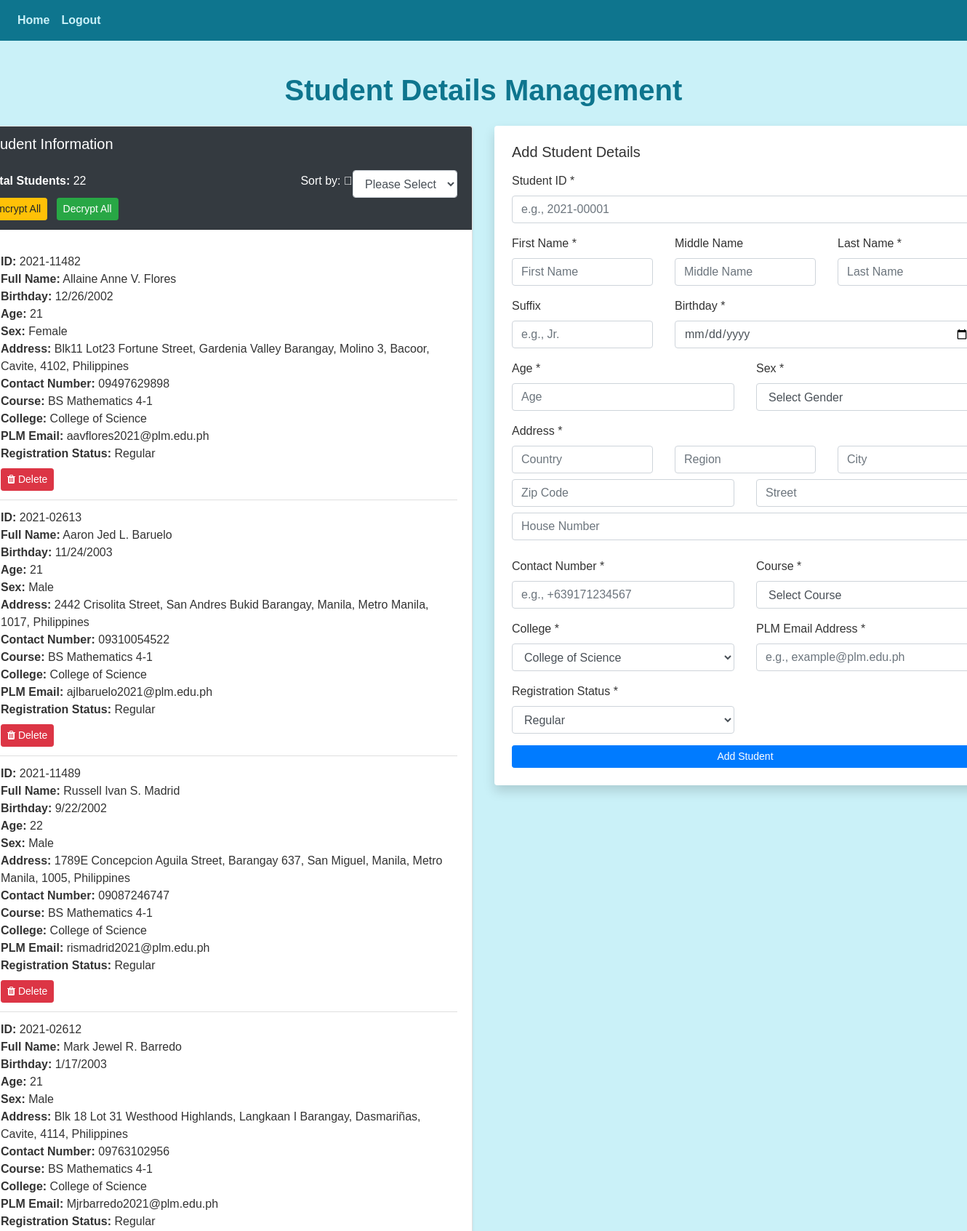
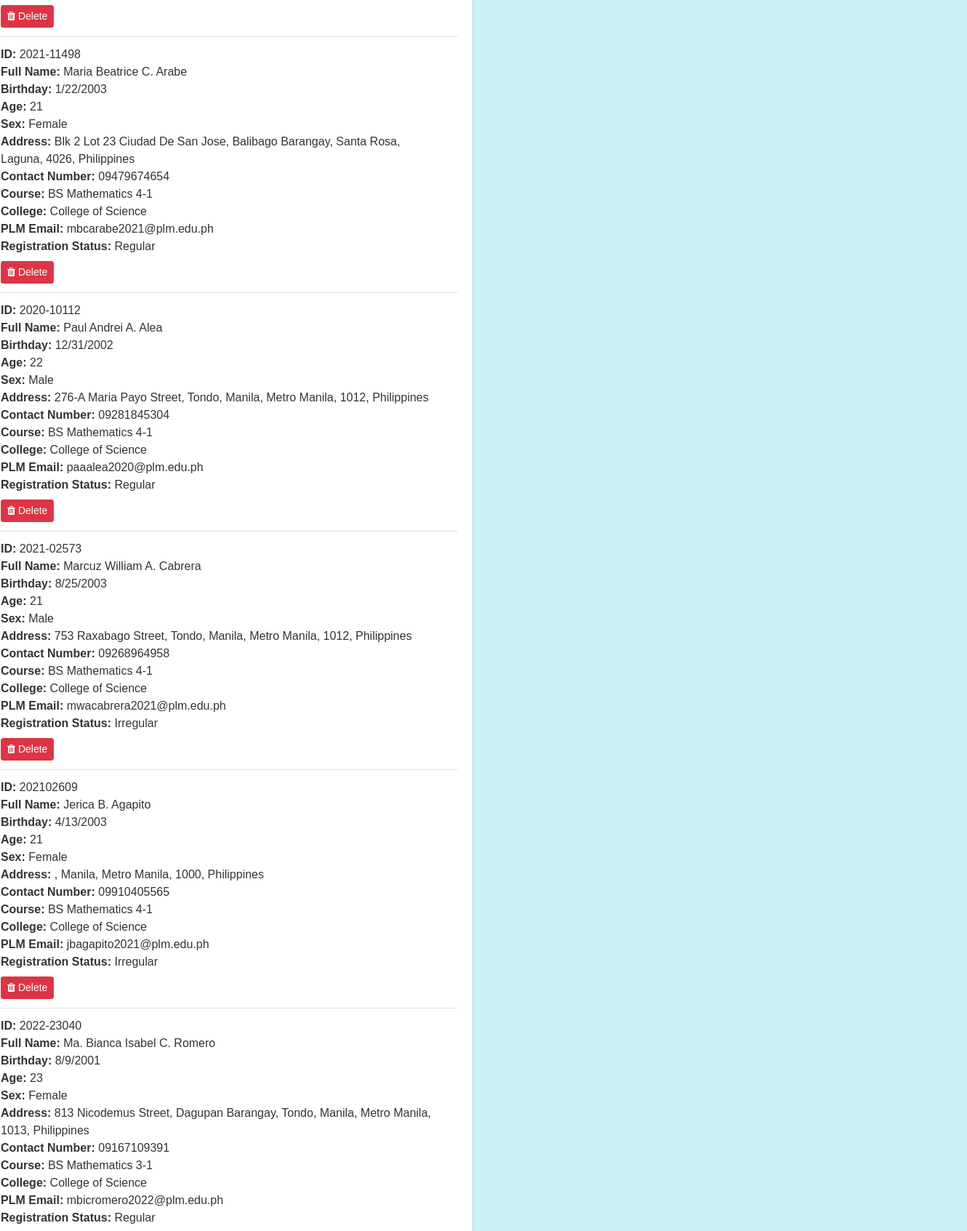
Screenshot of / (signed in, upper part) with the database file from the repository (2 pictures, top to bottom).
### website/models.py (models this page shows, shortened)
class Student(db.Model):
    id = db.Column(db.Integer, primary_key=True)
    student_id = db.Column(db.String(50), unique=True, nullable=False)
    student_id_signature = db.Column(db.String(500), nullable=False)
    name = db.Column(db.String(150), nullable=False)
    name_signature = db.Column(db.String(500), nullable=False)
    middle_name = db.Column(db.String(150), nullable=True)
    middle_name_signature = db.Column(db.String(500), nullable=True)
    last_name = db.Column(db.String(150), nullable=False)
    last_name_signature = db.Column(db.String(500), nullable=False)
    suffix = db.Column(db.String(50), nullable=True)
    suffix_signature = db.Column(db.String(500), nullable=True)
    birthday = db.Column(db.String(10), nullable=False)
    birthday_signature = db.Column(db.String(500), nullable=False)
    age = db.Column(db.Integer, nullable=False)
    age_signature = db.Column(db.String(500), nullable=False)
    sex = db.Column(db.String(20), nullable=False)
    sex_signature = db.Column(db.String(500), nullable=False)
    house_number = db.Column(db.String(50), nullable=False)
    house_number_signature = db.Column(db.String(500), nullable=False)
    street = db.Column(db.String(150), nullable=False)
    street_signature = db.Column(db.String(500), nullable=False)
    city = db.Column(db.String(150), nullable=False)
    city_signature = db.Column(db.String(500), nullable=False)
    state = db.Column(db.String(150), nullable=False)
    state_signature = db.Column(db.String(500), nullable=False)
    zip_code = db.Column(db.String(20), nullable=False)
    zip_code_signature = db.Column(db.String(500), nullable=False)
    country = db.Column(db.String(150), nullable=False)
    country_signature = db.Column(db.String(500), nullable=False)
    contact_number = db.Column(db.String(20), nullable=False)
    contact_number_signature = db.Column(db.String(500), nullable=False)
    lrn = db.Column(db.String(12), unique=True, nullable=True)
    lrn_signature = db.Column(db.String(500), nullable=True)
    course_year_level = db.Column(db.String(100), nullable=False)
    course_year_level_signature = db.Column(db.String(500), nullable=False)
    college = db.Column(db.String(150), nullable=False)
    college_signature = db.Column(db.String(500), nullable=False)
    plm_email = db.Column(db.String(150), unique=True, nullable=False)
    plm_email_signature = db.Column(db.String(500), nullable=False)
    registration_status = db.Column(db.String(50), nullable=False)
    registration_status_signature = db.Column(db.String(500), nullable=False)

### website/views.py (the view, shortened to what this page needs)
@views.route('/', methods=['GET', 'POST'])
@login_required
def home():
    students = Student.query.all()
    return render_template("home.html", user=current_user, students=students)

### website/__init__.py (called while the page is built)
def create_app():
    app = Flask(__name__)
    app.config['SECRET_KEY'] = 'hjshjhdjah kjshkjdhjs'
    app.config['SQLALCHEMY_DATABASE_URI'] = f'sqlite:///{DB_NAME}'
    db.init_app(app)
    from .views import views
    from .auth import auth
    app.register_blueprint(views, url_prefix='/')
    app.register_blueprint(auth, url_prefix='/')
    from .models import User, Note
    with app.app_context():
        db.create_all()
    login_manager = LoginManager()
    login_manager.login_view = 'auth.login'
    login_manager.init_app(app)
    @login_manager.user_loader
    def load_user(id):
        return User.query.get(int(id))
    return app

### website/templates/home.html (shortened to what this page needs)
{% extends "base.html" %}
{% block content %}
<div class="container-fluid mt-4">
  <h1 class="text-center" style="color: #0e758e; margin-bottom: 25px; font-weight: bold;">Student Details Management</h1>
  <div class="row" style="margin-bottom: 40px; margin-left: -180px; margin-right: -180px">
    <div class="col-lg-6 col-md-12">
      <div class="card shadow-sm h-100">
        <div class="card-header text-white bg-dark">
          <h5 class="mb-3">Student Information</h5>
          <div class="d-flex justify-content-between align-items-center mt-2">
            <div>
              <strong>Total Students:</strong> <span id="student-counter">{{ students|length }}</span>
            </div>
            <div class="d-flex justify-content-between align-items-center mt-2">
              <label for="sort-students">Sort by: &#20</label>
              <select id="sort-students" class="form-control w-auto" onchange="sortStudents(this.value)">
                <option value=""disabled selected>Please Select</option>
              </select>
            </div>
          </div>
          <div class="margin-bottom">
            <form action="{{ url_for('views.encrypt_students') }}" method="POST" class="d-inline">
              <button type="submit" class="btn btn-warning btn-sm">Encrypt All</button>
            </form>
            <form action="{{ url_for('views.decrypt_students') }}" method="POST" class="d-inline ml-2">
              <button type="submit" class="btn btn-success btn-sm">Decrypt All</button>
            </form>
          </div>
        </div>
        <div class="card-body overflow-auto" style="max-height: 80vh;">
          <ul class="list-group list-group-flush" id="student-list">
            {% if students %}
            {% for student in students %}
            <li class="list-group-item" id="student-{{ student.student_id }}">
              <div>
                <strong>ID:</strong> {{ student.student_id }}<br>
                <strong>Full Name:</strong> {{ student.name }} {{ student.middle_name or "" }} {{ student.last_name }} {{ student.suffix or "" }}<br>
                <strong>Birthday:</strong> {{ student.birthday }}<br>
                <strong>Age:</strong> {{ student.age }}<br>
                <strong>Sex:</strong> {{ student.sex }}<br>
                <strong>Address:</strong> {{ student.house_number }} {{ student.street }}, {{ student.city }}, {{ student.state }}, {{ student.zip_code }}, {{ student.country }}<br>
                <strong>Contact Number:</strong> {{ student.contact_number }}<br>
                <strong>Course:</strong> {{ student.course_year_level }}<br>
                <strong>College:</strong> {{ student.college }}<br>
                <strong>PLM Email:</strong> {{ student.plm_email }}<br>
                <strong>Registration Status:</strong> {{ student.registration_status }}
                </div>
                <button
                  type="button"
                  class="btn btn-sm btn-danger mt-2"
                  onClick="deleteStudent('{{ student.student_id }}')"
                >
                  <i class="fa fa-trash"></i> Delete
                </button>
            </li>
            {% endfor %}
            {% else %}
            <li class="list-group-item text-center text-muted">No student records available</li>
            {% endif %}
          </ul>
        </div>
      </div>
    </div>
   <div class="col-lg-6 col-md-12">
    <form method="POST" class="shadow p-4 rounded bg-white">
      <h5 class="mb-3">Add Student Details</h5>
      <div class="row">
        <div class="col-md-12 mb-3">
          <label for="student_id">Student ID *</label>
          <input type="text" name="student_id" id="student_id" class="form-control" required pattern="\d{4}-\d{5}" placeholder="e.g., 2021-00001" value="{{ request.form.get('student_id', '') }}" />
        </div>
        <div class="col-md-4 mb-3">
          <label for="name">First Name *</label>
          <input type="text" name="name" id="name" class="form-control" required pattern="[A-Za-z ]+" placeholder="First Name" value="{{ request.form.get('name', '') }}" />
        </div>
        <div class="col-md-4 mb-3">
          <label for="middle_name">Middle Name</label>
          <input type="text" name="middle_name" id="middle_name" class="form-control" pattern="[A-Za-z ]+" placeholder="Middle Name" value="{{ request.form.get('middle_name', '') }}" />
        </div>
        <div class="col-md-4 mb-3">
          <label for="last_name">Last Name *</label>
          <input type="text" name="last_name" id="last_name" class="form-control" required pattern="[A-Za-z ]+" placeholder="Last Name" value="{{ request.form.get('last_name', '') }}" />
        </div>
        <div class="col-md-4 mb-3">
          <label for="suffix">Suffix</label>
          <input type="text" name="suffix" id="suffix" class="form-control" pattern="[A-Za-z ]+" placeholder="e.g., Jr." value="{{ request.form.get('suffix', '') }}" />
        </div>
        <div class="col-md-8 mb-3">
          <label for="birthday">Birthday *</label>
          <input type="date" name="birthday" id="birthday" class="form-control" required value="{{ request.form.get('birthday', '') }}" />
        </div>
        <div class="col-md-6 mb-3">
          <label for="age">Age *</label>
          <input type="number" name="age" id="age" class="form-control" required min="1" placeholder="Age" value="{{ request.form.get('age', '') }}" />
        </div>
        <div class="col-md-6 mb-3">
          <label for="sex">Sex *</label>
          <select name="sex" id="sex" class="form-control" required>
            <option value="" disabled selected>Select Gender</option>
          </select>
        </div>
        <div class="col-md-12 mb-3">
          <label for="address">Address *</label>
          <div class="row">
            <div class="col-md-4">
              <input type="text" name="country" id="country" class="form-control mb-2" placeholder="Country" required value="{{ request.form.get('country', '') }}" />
            </div>
            <div class="col-md-4">
              <input type="text" name="state" id="state" class="form-control mb-2" placeholder="Region" required value="{{ request.form.get('state', '') }}" />
            </div>
            <div class="col-md-4">
              <input type="text" name="city" id="city" class="form-control mb-2" placeholder="City" required value="{{ request.form.get('city', '') }}" />
            </div>
            <div class="col-md-6">
              <input type="text" name="zip_code" id="zip_code" class="form-control mb-2" placeholder="Zip Code" required value="{{ request.form.get('zip_code', '') }}" />
            </div>
            <div class="col-md-6">
              <input type="text" name="street" id="street" class="form-control mb-2" placeholder="Street" required value="{{ request.form.get('street', '') }}" />
            </div>
            <div class="col-md-12">
              <input type="text" name="house_number" id="house_number" class="form-control mb-2" placeholder="House Number" required value="{{ request.form.get('house_number', '') }}" />
            </div>
          </div>
        </div>
        <div class="col-md-6 mb-3">
          <label for="contact_number">Contact Number *</label>
          <input type="tel" name="contact_number" id="contact_number" class="form-control" required pattern="\+?63\d{10}" placeholder="e.g., +639171234567" value="{{ request.form.get('contact_number', '') }}" />
        </div>
        <div class="col-md-6 mb-3">
          <label for="course_year_level">Course *</label>
          <select name="course_year_level" id="course_year_level" class="form-control" required>
            <option value="" disabled selected>Select Course</option>
          </select>
        </div>
        <div class="col-md-6 mb-3">
          <label for="college">College *</label>
          <select name="college" id="college" class="form-control" required>
            <option value="College of Science" {% if request.form.get('college') == 'College of Science' %}selected{% endif %}>College of Science</option>
          </select>
        </div>
        <div class="col-md-6 mb-3">
          <label for="plm_email">PLM Email Address *</label>
          <input type="email" name="plm_email" id="plm_email" class="form-control" required placeholder="e.g., example@plm.edu.ph" value="{{ request.form.get('plm_email', '') }}" />
        </div>
        <div class="col-md-6 mb-3">
          <label for="registration_status">Registration Status *</label>
          <select name="registration_status" id="registration_status" class="form-control" required>
            <option value="Regular" {% if request.form.get('registration_status') == 'Regular' %}selected{% endif %}>Regular</option>
          </select>
        </div>
      </div>
      <button type="submit" class="btn btn-primary btn-block btn-sm">Add Student</button>
    </form>
  </div>
</div>
</div>
{% endblock %}

### website/templates/base.html (shortened to what this page needs)
<!DOCTYPE html>
<html>
  <head>
    <link
      rel="stylesheet"
      href="https://stackpath.bootstrapcdn.com/bootstrap/4.4.1/css/bootstrap.min.css"
    />
    <link
      rel="stylesheet"
      href="https://stackpath.bootstrapcdn.com/font-awesome/4.7.0/css/font-awesome.min.css"
    />
  </head>
  <body>
    <nav class="navbar navbar-expand-lg navbar-dark">
      <div class="collapse navbar-collapse" id="navbar">
        <div class="navbar-nav">
          {% if user.is_authenticated %}
          <a class="nav-item nav-link" id="home" href="/">Home</a>
          <a class="nav-item nav-link" id="logout" href="/logout">Logout</a>
          {% else %}
          <a class="nav-item nav-link" id="login" href="/login">Login</a>
          <a class="nav-item nav-link" id="signUp" href="/sign-up">Sign Up</a>
          {% endif %}
        </div>
      </div>
    </nav>
    <div class="container">
      {% block content %} {% endblock %}
    </div>
  </body>
</html>

### website/templates/base.html (style rules this page uses)
body { background-color: #caf1f8; color: #0e758e; color: #333; font-family: Arial, sans-serif; }
.navbar { position: sticky !important; top: 0; left: 0; z-index: 1; background-color: #0e758e; }
.navbar .nav-link { color: #caf1f8 !important; font-weight: bold; }
.container { padding-top: 20px; }

### rows the page displays
Student: student_id "2021-11482", name "Allaine Anne", middle_name "V.", last_name "Flores", birthday "12/26/2002", age "21", sex "Female", house_number "Blk11 Lot23", street "Fortune Street, Gardenia Valley Barangay", city "Molino 3, Bacoor", state "Cavite", zip_code "4102", country "Philippines", contact_number "09497629898", course_year_level "BS Mathematics 4-1", college "College of Science", plm_email "aavflores2021@plm.edu.ph", registration_status "Regular"
Student: student_id "2021-02613", name "Aaron Jed", middle_name "L.", last_name "Baruelo", birthday "11/24/2003", age "21", sex "Male", house_number "2442", street "Crisolita Street, San Andres Bukid Barangay", city "Manila", state "Metro Manila", zip_code "1017", country "Philippines", contact_number "09310054522", course_year_level "BS Mathematics 4-1", college "College of Science", plm_email "ajlbaruelo2021@plm.edu.ph", registration_status "Regular"
Student: student_id "2021-11489", name "Russell Ivan", middle_name "S.", last_name "Madrid", birthday "9/22/2002", age "22", sex "Male", house_number "1789E", street "Concepcion Aguila Street, Barangay 637", city "San Miguel, Manila", state "Metro Manila", zip_code "1005", country "Philippines", contact_number "09087246747", course_year_level "BS Mathematics 4-1", college "College of Science", plm_email "rismadrid2021@plm.edu.ph", registration_status "Regular"
Student: student_id "2021-02612", name "Mark Jewel", middle_name "R.", last_name "Barredo", birthday "1/17/2003", age "21", sex "Male", house_number "Blk 18 Lot 31", street "Westhood Highlands, Langkaan I Barangay", city "Dasmariñas", state "Cavite", zip_code "4114", country "Philippines", contact_number "09763102956", course_year_level "BS Mathematics 4-1", college "College of Science", plm_email "Mjrbarredo2021@plm.edu.ph", registration_status "Regular"
Student: student_id "2021-11498", name "Maria Beatrice", middle_name "C.", last_name "Arabe", birthday "1/22/2003", age "21", sex "Female", house_number "Blk 2 Lot 23", street "Ciudad De San Jose, Balibago Barangay", city "Santa Rosa", state "Laguna", zip_code "4026", country "Philippines", contact_number "09479674654", course_year_level "BS Mathematics 4-1", college "College of Science", plm_email "mbcarabe2021@plm.edu.ph", registration_status "Regular"
Student: student_id "2020-10112", name "Paul Andrei", middle_name "A.", last_name "Alea", birthday "12/31/2002", age "22", sex "Male", house_number "276-A", street "Maria Payo Street", city "Tondo, Manila", state "Metro Manila", zip_code "1012", country "Philippines", contact_number "09281845304", course_year_level "BS Mathematics 4-1", college "College of Science", plm_email "paaalea2020@plm.edu.ph", registration_status "Regular"
Student: student_id "2021-02573", name "Marcuz William", middle_name "A.", last_name "Cabrera", birthday "8/25/2003", age "21", sex "Male", house_number "753", street "Raxabago Street", city "Tondo, Manila", state "Metro Manila", zip_code "1012", country "Philippines", contact_number "09268964958", course_year_level "BS Mathematics 4-1", college "College of Science", plm_email "mwacabrera2021@plm.edu.ph", registration_status "Irregular"
Student: student_id "202102609", name "Jerica", middle_name "B.", last_name "Agapito", birthday "4/13/2003", age "21", sex "Female", city "Manila", state "Metro Manila", zip_code "1000", country "Philippines", contact_number "09910405565", course_year_level "BS Mathematics 4-1", college "College of Science", plm_email "jbagapito2021@plm.edu.ph", registration_status "Irregular"
Student: student_id "2022-23040", name "Ma. Bianca Isabel", middle_name "C.", last_name "Romero", birthday "8/9/2001", age "23", sex "Female", house_number "813", street "Nicodemus Street, Dagupan Barangay", city "Tondo, Manila", state "Metro Manila", zip_code "1013", country "Philippines", contact_number "09167109391", course_year_level "BS Mathematics 3-1", college "College of Science", plm_email "mbicromero2022@plm.edu.ph", registration_status "Regular"

### other values shown
{{ students|length }} "22"
